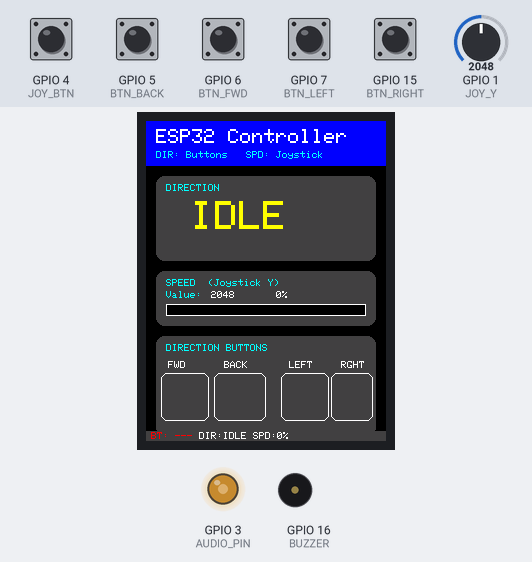
This sketch was run on a simulated ESP32-S3. On the bench: 240×320 colour display, output pins drawn as LEDs (lit = HIGH), buzzer (waves = sounding, pin HIGH). The test bench sets the inputs (shaded band); at power-on: GPIO 4 (JOY_BTN), GPIO 5 (BTN_BACK), GPIO 6 (BTN_FWD), GPIO 7 (BTN_LEFT), GPIO 15 (BTN_RIGHT) HIGH, GPIO 1 (JOY_Y) = 2048 (analog values on the 0–4095 scale). Nothing arrives over Bluetooth unless stated; a phone connects over Bluetooth LE 3 s after start; what the sketch prints to the serial monitor is not drawn.

Above: at 3.7 s.
3.8 s: GPIO 7 (BTN_LEFT) pulled LOW for 0.15 s
At 5.5 s:
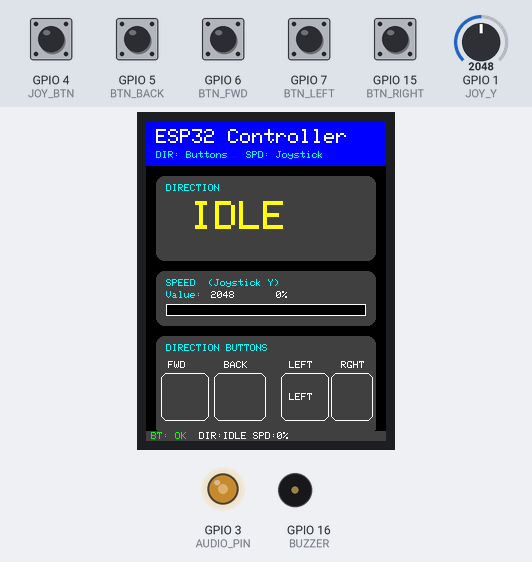
5.8 s: GPIO 1 (JOY_Y) set to 3372
At 6.9 s:
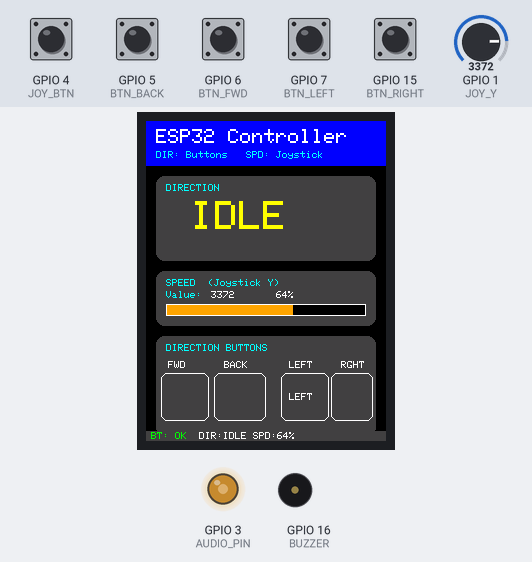
7.3 s: GPIO 1 (JOY_Y) set to 3463
At 8.3 s:
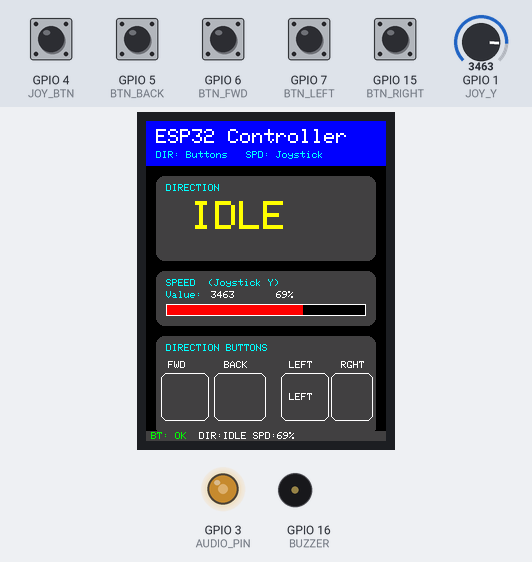
8.8 s: GPIO 15 (BTN_RIGHT) pulled LOW for 0.15 s
At 8.92 s:
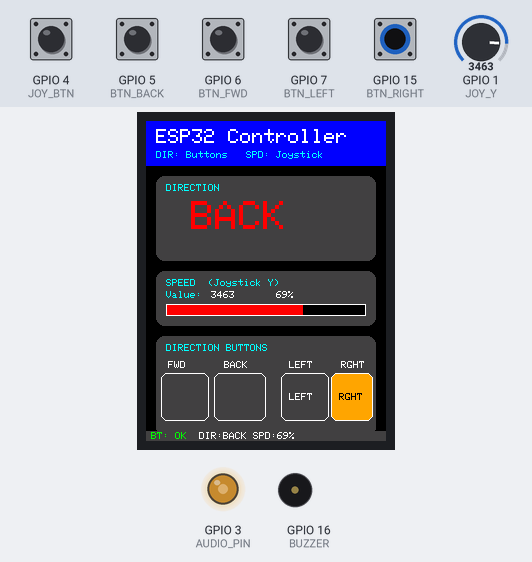
10.5 s: GPIO 5 (BTN_BACK) pulled LOW for 0.15 s
At 11.9 s:
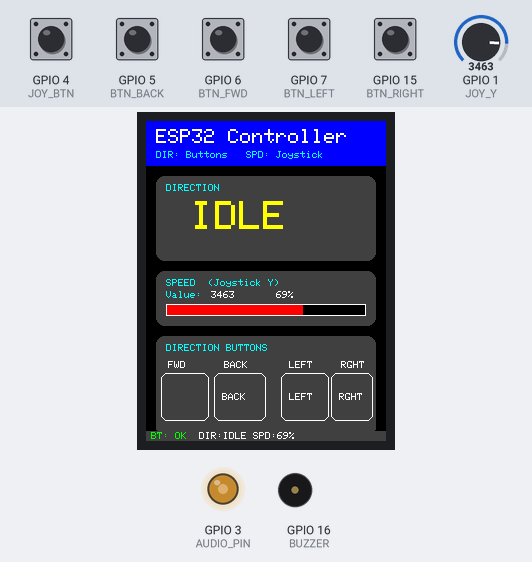
12.2 s: GPIO 6 (BTN_FWD) pulled LOW for 0.15 s
At 12.31 s:
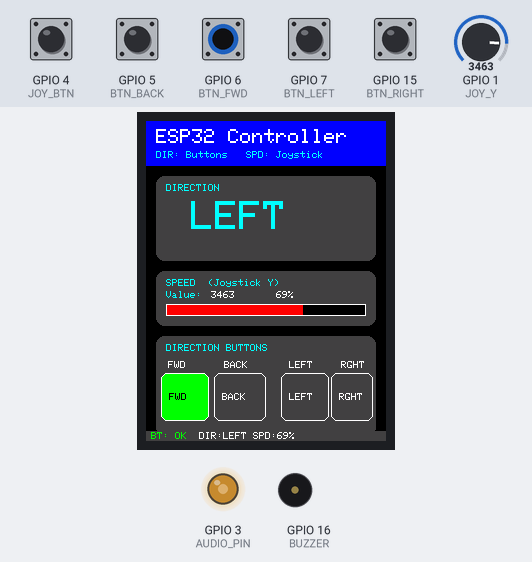
Timing chart, 0 to 14.8 s (numbered marks = the images above; inputs shaded):
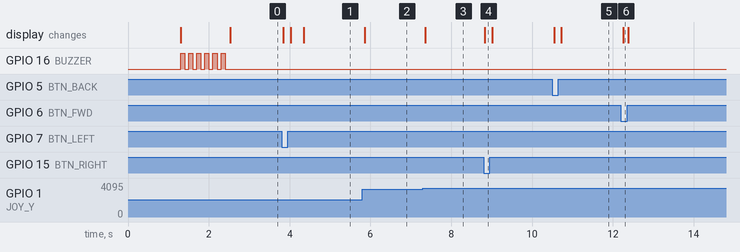

Measured:
- the behaviour switches between 3420 and 3421 on GPIO 1 (JOY_Y) (found by bisection; images 2 and 3)
- after the input at 3.8 s, the display: first changes at once (image 1 shows a later state)
- after the input at 5.8 s, the display: changes after 0.05 s (image 2)
- after the input at 7.3 s, the display: changes after 0.06 s (image 3)
- after the input at 8.8 s, the display: changes at once (image 4)
- after the input at 10.5 s, the display: first changes at once (image 5 shows a later state)
- after the input at 12.2 s, the display: changes after 0.05 s (image 6)

The sketch:

main.ino
```cpp
#include <SPI.h>
#include <Adafruit_GFX.h>
#include <Adafruit_ILI9341.h>
#include <BLEDevice.h>
#include <BLEServer.h>
#include <BLEUtils.h>
#include <BLE2902.h>
#include <math.h>
// Audio
#define AUDIO_PIN       3
#define AUDIO_CHANNEL   2        // LEDC channel (0,1 used by display — use 2)
#define AUDIO_FREQ_HZ   200000   // PWM carrier frequency
#define AUDIO_RES_BITS  8        // 8-bit resolution

// Display pins
#define TFT_CS    10
#define TFT_RST    9
#define TFT_DC     8
#define TFT_MOSI  11
#define TFT_CLK   12
#define TFT_MISO  13

// Joystick — Y axis = speed
#define JOY_Y      1
#define JOY_BTN    4

// Buttons — directions
#define BTN_FWD    6
#define BTN_BACK   5
#define BTN_LEFT   7
#define BTN_RIGHT  15

// Buzzer
#define BUZZER    16

// BLE UUIDs
#define SERVICE_UUID        "4fafc201-1fb5-459e-8fcc-c5c9c331914b"
#define CHARACTERISTIC_UUID "beb5483e-36e1-4688-b7f5-ea07361b26a8"

Adafruit_ILI9341 tft = Adafruit_ILI9341(TFT_CS, TFT_DC, TFT_MOSI, TFT_CLK, TFT_RST, TFT_MISO);

// Colours
#define BLACK     0x0000
#define WHITE     0xFFFF
#define GREEN     0x07E0
#define RED       0xF800
#define BLUE      0x001F
#define CYAN      0x07FF
#define YELLOW    0xFFE0
#define DARKGREY  0x4208
#define ORANGE    0xFD20

// Screen
#define SCREEN_W  240
#define SCREEN_H  320

// Audio
hw_timer_t *audioTimer  = NULL;
volatile uint32_t audioSampleIndex = 0;
uint8_t sineTable[100];
bool audioPlaying = false;

// BLE
BLECharacteristic *pCharacteristic;
bool deviceConnected    = false;
bool oldDeviceConnected = false;

// Previous values
int prevSpeed = -1;
String prevDirection = "";
bool prevBtns[4] = {false, false, false, false};
String lastCmd = "";

void IRAM_ATTR onAudioTimer() {
  if (audioPlaying) {
    ledcWrite(AUDIO_PIN, sineTable[audioSampleIndex]);
    audioSampleIndex = (audioSampleIndex + 1) % 100;
  } else {
    ledcWrite(AUDIO_PIN, 128);   // DC midpoint — silent
  }
}

void setupAudio() {
  // Build sine table
  for (int i = 0; i < 100; i++) {
    float angle = 2.0f * M_PI * i / 100;
    sineTable[i] = (uint8_t)(128 + 120 * sinf(angle));
  }

  // Setup LEDC
  ledcAttach(AUDIO_PIN, AUDIO_FREQ_HZ, AUDIO_RES_BITS);
  ledcWrite(AUDIO_PIN, 128);

  // Setup timer — 44000 samples/sec = 440Hz tone
  audioTimer = timerBegin(1000000);
  timerAttachInterrupt(audioTimer, &onAudioTimer);
  timerAlarm(audioTimer, 1000000 / 44000, true, 0);

  Serial.println("Audio OK");
}

void beepAudio(int durationMs) {
  audioSampleIndex = 0;
  audioPlaying     = true;
  delay(durationMs);
  audioPlaying     = false;
  ledcWrite(AUDIO_PIN, 128);   // Return to midpoint
}

// ==============================
// BLE Callbacks
// ==============================
class MyServerCallbacks : public BLEServerCallbacks {
  void onConnect(BLEServer *pServer) {
    deviceConnected = true;
    Serial.println("BLE Connected");
  }
  void onDisconnect(BLEServer *pServer) {
    deviceConnected = false;
    Serial.println("BLE Disconnected");
  }
};

void setupBLE() {
  BLEDevice::init("ESP32-Controller");
  BLEServer *pServer = BLEDevice::createServer();
  pServer->setCallbacks(new MyServerCallbacks());
  BLEService *pService = pServer->createService(SERVICE_UUID);
  pCharacteristic = pService->createCharacteristic(
    CHARACTERISTIC_UUID,
    BLECharacteristic::PROPERTY_READ  |
    BLECharacteristic::PROPERTY_WRITE |
    BLECharacteristic::PROPERTY_NOTIFY
  );
  pCharacteristic->addDescriptor(new BLE2902());
  pService->start();
  BLEAdvertising *pAdvertising = BLEDevice::getAdvertising();
  pAdvertising->addServiceUUID(SERVICE_UUID);
  pAdvertising->setScanResponse(true);
  pAdvertising->setMinPreferred(0x06);
  BLEDevice::startAdvertising();
  Serial.println("BLE advertising started");
}

void sendCommand(String dir, int spd) {
  if (!deviceConnected) return;
  uint32_t duty = map(spd, 0, 100, 0, 1023);
  String cmd = dir + ":" + String(duty);
  pCharacteristic->setValue(cmd.c_str());
  pCharacteristic->notify();
  Serial.printf("BLE TX: %s\n", cmd.c_str());
}

// ==============================
// Buzzer
// ==============================
void startupBeep() {
  for (int i = 0; i < 3; i++) {
    digitalWrite(BUZZER, HIGH);
    delay(100);
    digitalWrite(BUZZER, LOW);
    delay(100);
  }
}

// ==============================
// Display Draw Functions
// ==============================
void drawHeader() {
  tft.fillRect(0, 0, SCREEN_W, 45, BLUE);
  tft.setTextColor(WHITE);
  tft.setTextSize(2);
  tft.setCursor(10, 8);
  tft.print("ESP32 Controller");
  tft.setTextSize(1);
  tft.setTextColor(CYAN);
  tft.setCursor(10, 30);
  tft.print("DIR: Buttons   SPD: Joystick");
}

void drawDirectionPanel() {
  tft.fillRoundRect(10, 55, SCREEN_W - 20, 85, 8, DARKGREY);
  tft.setTextColor(CYAN);
  tft.setTextSize(1);
  tft.setCursor(20, 63);
  tft.print("DIRECTION");
  tft.setTextSize(4);
  tft.setTextColor(YELLOW);
  tft.setCursor(45, 80);
  tft.print("IDLE");
}

void drawSpeedPanel() {
  tft.fillRoundRect(10, 150, SCREEN_W - 20, 55, 8, DARKGREY);
  tft.setTextColor(CYAN);
  tft.setTextSize(1);
  tft.setCursor(20, 158);
  tft.print("SPEED  (Joystick Y)");
  tft.setCursor(20, 170);
  tft.print("Value:");
  tft.setCursor(130, 170);
  tft.print("0%");
  tft.fillRect(20, 183, 200, 12, BLACK);
  tft.drawRect(20, 183, 200, 12, WHITE);
}

void drawButtonPanel() {
  tft.fillRoundRect(10, 215, SCREEN_W - 20, 100, 8, DARKGREY);
  tft.setTextColor(CYAN);
  tft.setTextSize(1);
  tft.setCursor(20, 223);
  tft.print("DIRECTION BUTTONS");
  tft.setTextColor(WHITE);
  tft.setCursor(22, 240);  tft.print("FWD");
  tft.setCursor(78, 240);  tft.print("BACK");
  tft.setCursor(143, 240); tft.print("LEFT");
  tft.setCursor(195, 240); tft.print("RGHT");
  tft.drawRoundRect(15,  252, 48, 48, 6, WHITE);
  tft.drawRoundRect(68,  252, 52, 48, 6, WHITE);
  tft.drawRoundRect(135, 252, 48, 48, 6, WHITE);
  tft.drawRoundRect(185, 252, 42, 48, 6, WHITE);
}

void drawStatusBar() {
  tft.fillRect(0, 310, SCREEN_W, 10, DARKGREY);
  tft.setTextColor(RED);
  tft.setTextSize(1);
  tft.setCursor(5, 311);
  tft.print("BT: ---");
}

// ==============================
// Update Functions
// ==============================
String getDirection(bool fwd, bool back, bool left, bool right) {
  if (fwd)   return "FWD ";
  if (back)  return "BACK";
  if (left)  return "LEFT";
  if (right) return "RGHT";
  return "IDLE";
}

int getSpeed(int y) {
  int center = 2048;
  int diff = abs(y - center);
  return constrain(map(diff, 0, 2048, 0, 100), 0, 100);
}

void updateDirection(String dir) {
  if (dir != prevDirection) {
    tft.fillRoundRect(10, 55, SCREEN_W - 20, 85, 8, DARKGREY);
    tft.setTextColor(CYAN);
    tft.setTextSize(1);
    tft.setCursor(20, 63);
    tft.print("DIRECTION");
    uint16_t dirColour = YELLOW;
    if (dir == "FWD ")  dirColour = GREEN;
    if (dir == "BACK")  dirColour = RED;
    if (dir == "LEFT")  dirColour = CYAN;
    if (dir == "RGHT")  dirColour = ORANGE;
    if (dir == "IDLE")  dirColour = YELLOW;
    tft.setTextSize(4);
    tft.setTextColor(dirColour);
    tft.setCursor(45, 80);
    tft.print(dir);
    prevDirection = dir;
  }
}

void updateSpeed(int spd) {
  if (spd != prevSpeed) {
    tft.fillRect(65, 170, 60, 10, DARKGREY);
    tft.setTextColor(WHITE);
    tft.setTextSize(1);
    tft.setCursor(65, 170);
    tft.print(analogRead(JOY_Y));
    tft.fillRect(130, 170, 50, 10, DARKGREY);
    tft.setTextColor(WHITE);
    tft.setCursor(130, 170);
    tft.print(spd);
    tft.print("%");
    tft.fillRect(21, 184, 198, 10, BLACK);
    uint16_t barColour = GREEN;
    if (spd > 66)      barColour = RED;
    else if (spd > 33) barColour = ORANGE;
    int barWidth = map(spd, 0, 100, 0, 198);
    tft.fillRect(21, 184, barWidth, 10, barColour);
    prevSpeed = spd;
  }
}

void updateButtons(bool btns[4]) {
  int xPos[4]   = {15, 68, 135, 185};
  int bWidth[4] = {48, 52, 48, 42};
  String labels[4]       = {"FWD", "BACK", "LEFT", "RGHT"};
  uint16_t onColour[4]   = {GREEN, RED, CYAN, ORANGE};
  for (int i = 0; i < 4; i++) {
    if (btns[i] != prevBtns[i]) {
      tft.fillRoundRect(xPos[i], 252, bWidth[i], 48, 6,
                        btns[i] ? onColour[i] : DARKGREY);
      tft.drawRoundRect(xPos[i], 252, bWidth[i], 48, 6, WHITE);
      tft.setTextSize(1);
      tft.setTextColor(btns[i] ? BLACK : WHITE);
      tft.setCursor(xPos[i] + 8, 272);
      tft.print(labels[i]);
      prevBtns[i] = btns[i];
    }
  }
}

void updateStatusBar(String dir, int spd) {
  tft.fillRect(0, 310, SCREEN_W, 10, DARKGREY);
  tft.setTextColor(deviceConnected ? GREEN : RED);
  tft.setTextSize(1);
  tft.setCursor(5, 311);
  tft.print(deviceConnected ? "BT: OK  " : "BT: --- ");
  tft.setTextColor(WHITE);
  tft.print("DIR:");
  tft.print(dir);
  tft.print(" SPD:");
  tft.print(spd);
  tft.print("%");
}

// ==============================
// Setup
// ==============================
void setup() {
  Serial.begin(115200);
  delay(1000);

  pinMode(BUZZER, OUTPUT);
  digitalWrite(BUZZER, LOW);

  analogReadResolution(12);
  analogSetAttenuation(ADC_11db);
  pinMode(JOY_Y, INPUT);

  pinMode(JOY_BTN,   INPUT_PULLUP);
  pinMode(BTN_FWD,   INPUT_PULLUP);
  pinMode(BTN_BACK,  INPUT_PULLUP);
  pinMode(BTN_LEFT,  INPUT_PULLUP);
  pinMode(BTN_RIGHT, INPUT_PULLUP);

  tft.begin();
  tft.setRotation(2);
  tft.fillScreen(BLACK);

  drawHeader();
  drawDirectionPanel();
  drawSpeedPanel();
  drawButtonPanel();
  drawStatusBar();

  setupBLE();
  startupBeep();
  setupAudio();         // Add this line
  startupBeep();


  Serial.println("Setup complete");
}

// ==============================
// Loop
// ==============================
void loop() {
  int jy  = analogRead(JOY_Y);
  int spd = getSpeed(jy);

  bool btns[4] = {
    !digitalRead(BTN_FWD),
    !digitalRead(BTN_BACK),
    !digitalRead(BTN_LEFT),
    !digitalRead(BTN_RIGHT)
  };

  // Detect joystick button press for audio beep
  static bool lastJoyBtn = false;
  bool joyBtn = !digitalRead(JOY_BTN);
  if (joyBtn && !lastJoyBtn) {
    beepAudio(80);
  }
  lastJoyBtn = joyBtn;

  String dir = getDirection(btns[1], btns[3], btns[0], btns[2]);
  String cmd = dir + ":" + String(spd);

  // Only send if command changed
  if (cmd != lastCmd) {
    sendCommand(dir, spd);
    lastCmd = cmd;
  }

  updateDirection(dir);
  updateSpeed(spd);
  updateButtons(btns);
  updateStatusBar(dir, spd);

  Serial.printf("DIR: %s  SPD: %d%%  JY: %d  BT: %s\n",
    dir.c_str(), spd, jy, deviceConnected ? "OK" : "---");

  // Handle BLE reconnection
  if (!deviceConnected && oldDeviceConnected) {
    delay(500);
    BLEDevice::startAdvertising();
    oldDeviceConnected = deviceConnected;
  }
  if (deviceConnected && !oldDeviceConnected) {
    oldDeviceConnected = deviceConnected;
  }

  delay(50);
}
```
